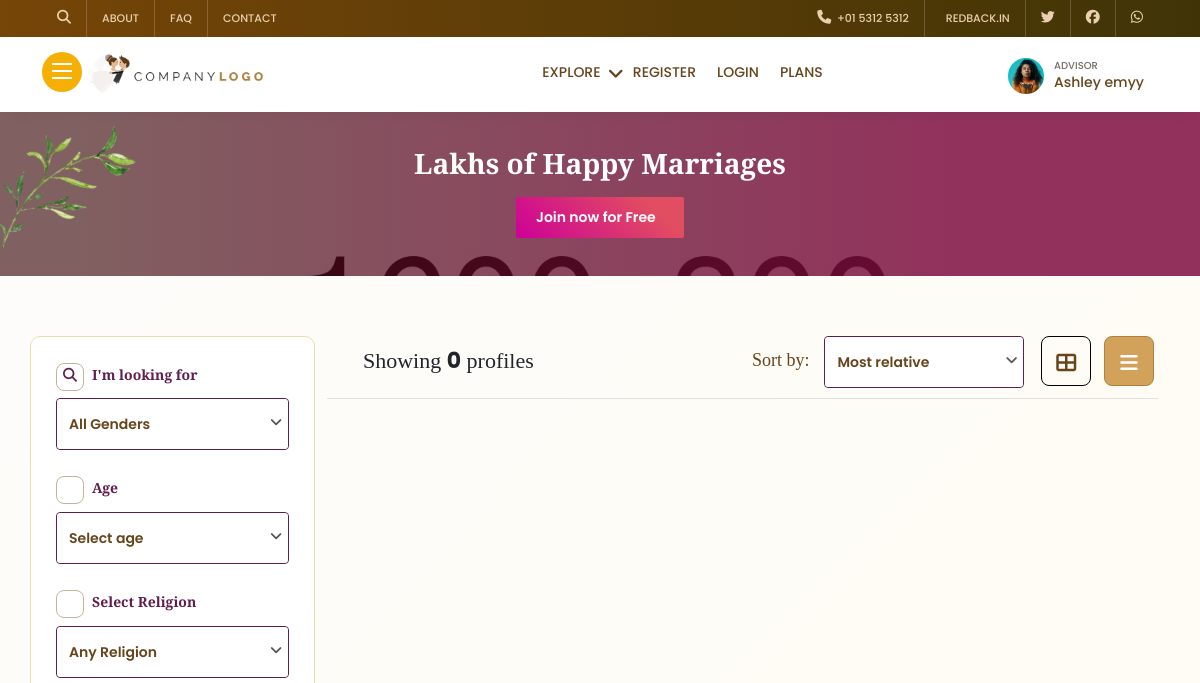
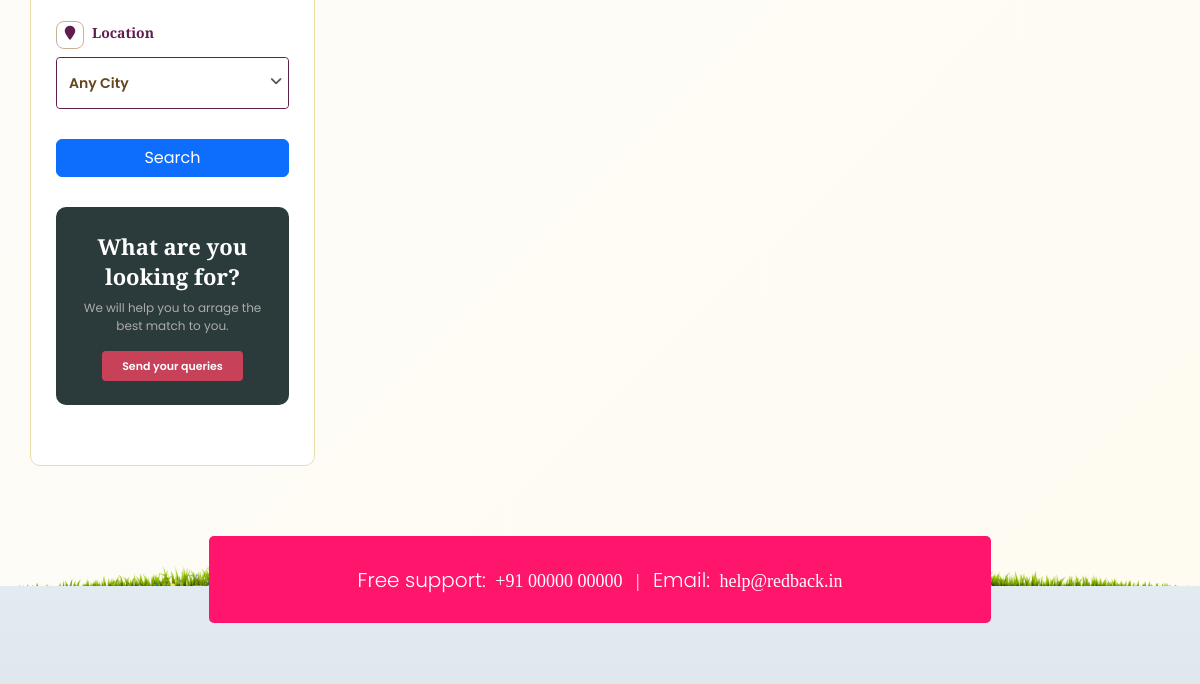
The app's page /allprofiles/ (upper part), older data (2 pictures, top to bottom).
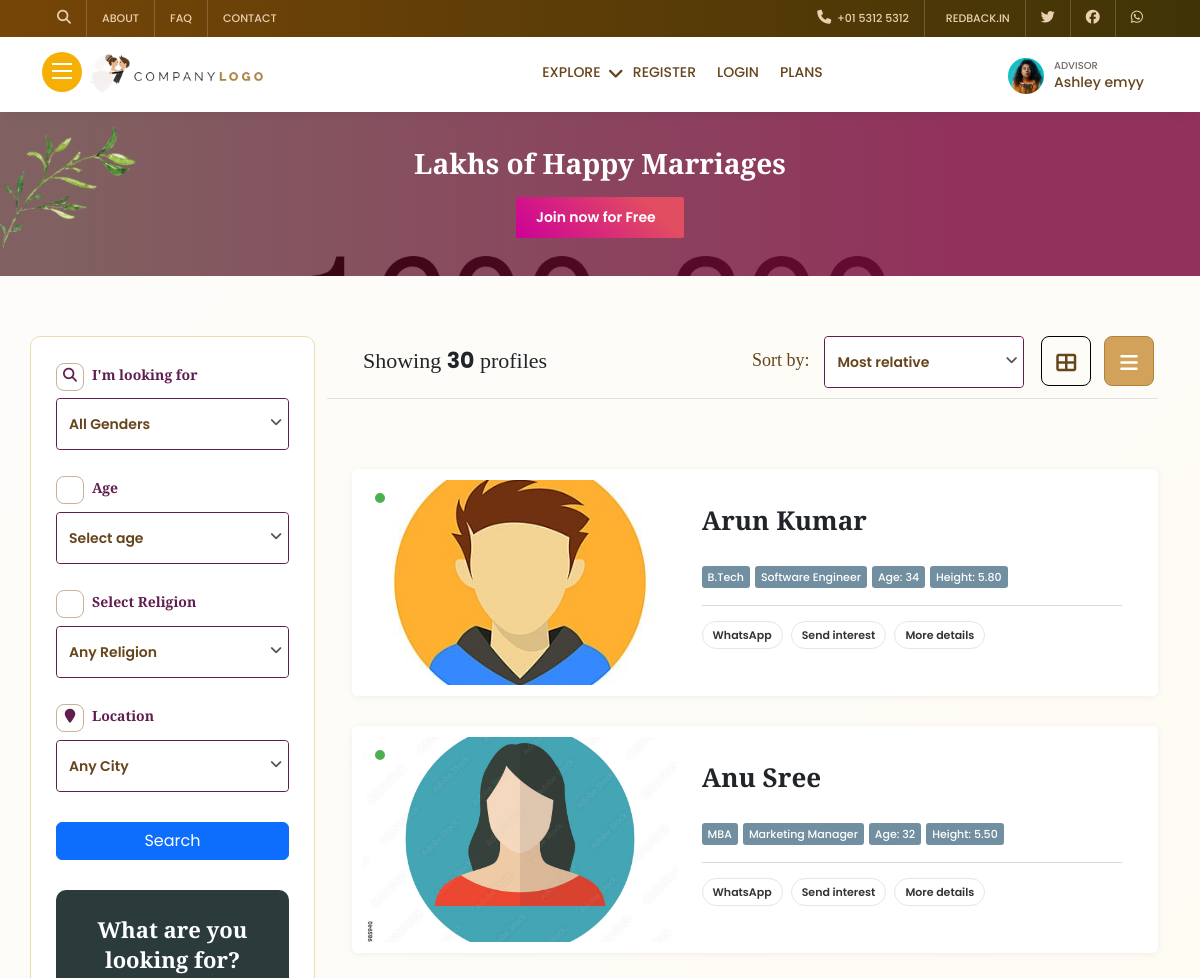
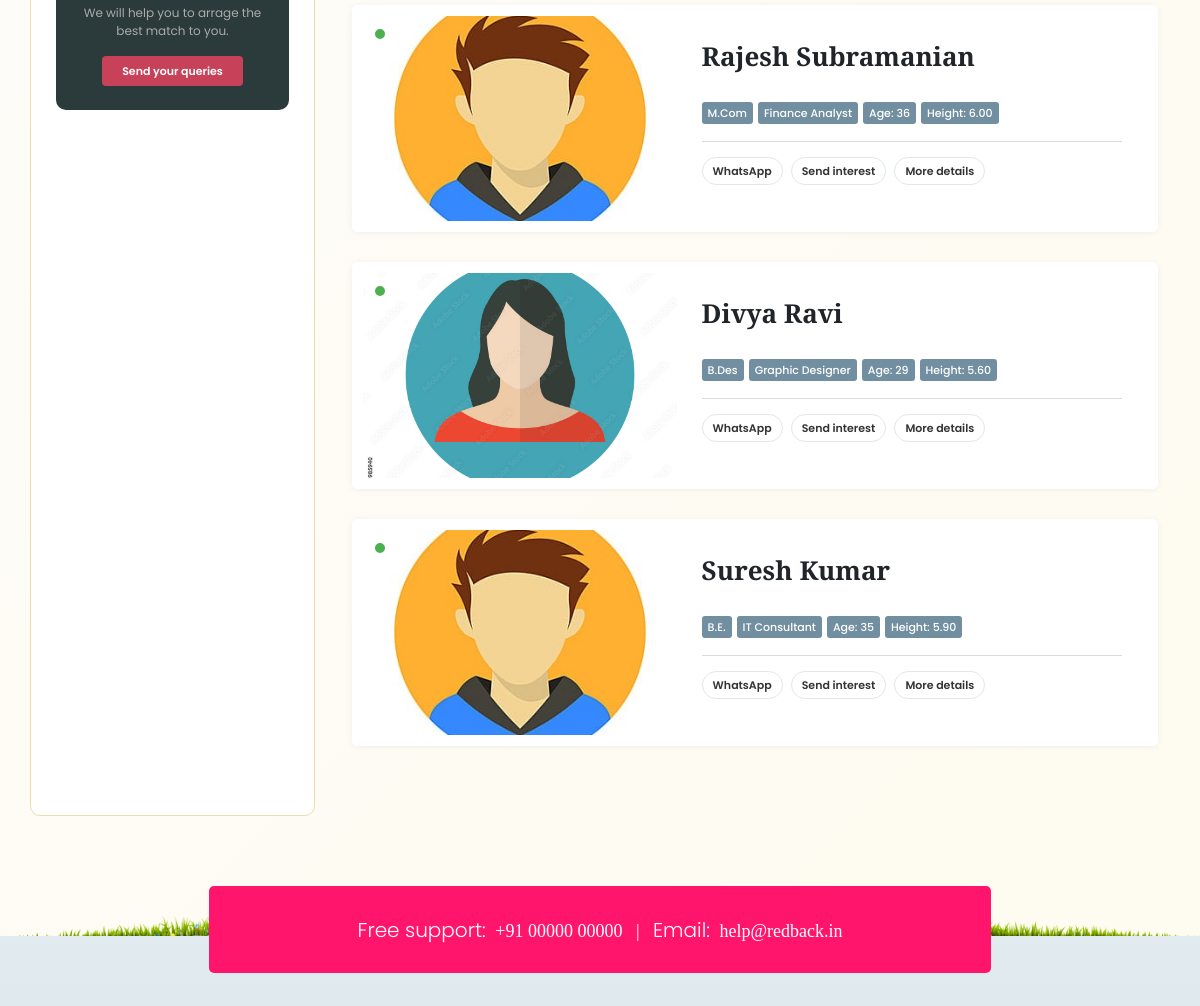
The same page, newer data (2 pictures, top to bottom).
### app/models.py (models this page shows, shortened)
class Biodata(models.Model):
    user = models.OneToOneField(User, on_delete=models.CASCADE)
    gender = models.CharField(choices=genderchoices,max_length=10)
    city = models.ForeignKey(City, on_delete=models.SET_NULL, null=True)
    date_of_birth = models.DateField()
    age = models.IntegerField()
    height = models.DecimalField(max_digits=5, decimal_places=2)  # Example: 5.9 for 5'9"
    weight = models.DecimalField(max_digits=5, decimal_places=2)  # Example: 70.5 for 70.5 kg
    father_name = models.CharField(max_length=150)
    mother_name = models.CharField(max_length=150)
    address = models.TextField()
    job_type = models.ForeignKey(JobType, on_delete=models.SET_NULL, null=True)
    company_name = models.CharField(max_length=150)
    salary = models.IntegerField()
    job_experience = models.DecimalField(max_digits=5, decimal_places=2)  # Example: 3.5 for 3.5 years
    degree = models.CharField(max_length=150)
    about = models.TextField(default='no details')
    school = models.CharField(max_length=150)
    college = models.CharField(max_length=150)
    whatsapp_link = models.URLField(max_length=200, blank=True, null=True)
    facebook_link = models.URLField(max_length=200, blank=True, null=True)
    instagram_link = models.URLField(max_length=200, blank=True, null=True)
    x_link = models.URLField(max_length=200, blank=True, null=True)  # X (formerly Twitter)
    youtube_link = models.URLField(max_length=200, blank=True, null=True)
    linkedin_link = models.URLField(max_length=200, blank=True, null=True)
    hobbies = models.ManyToManyField(Hobby)
    religion = models.ForeignKey(Religion, on_delete=models.SET_NULL, null=True)
    family_name = models.CharField(max_length=150)
    profession = models.CharField(max_length=150)
    position = models.CharField(max_length=150)
    image1 = models.ImageField(upload_to='images/profile', blank=True, null=True)
    image2 = models.ImageField(upload_to='images/profile', blank=True, null=True)
    image3 = models.ImageField(upload_to='images/profile', blank=True, null=True)
    image4 = models.ImageField(upload_to='images/profile', blank=True, null=True)

class User(AbstractBaseUser,PermissionsMixin):
    email = models.EmailField(max_length=255, unique=True)
    name = models.CharField(max_length=255)
    phone = models.CharField(max_length=15)
    is_active = models.BooleanField(default=True)
    is_admin = models.BooleanField(default=False)
    is_superuser=models.BooleanField(default=False)
    objects = UserManager()
    USERNAME_FIELD = 'email'
    REQUIRED_FIELDS = ['name', 'phone']

### app/views/biodataview.py (the view, shortened to what this page needs)
# urls.py: path('allprofiles/', biodataview.allprofiles, name='allprofiles'),
def allprofiles(request):
    profiles = Biodata.objects.all()
    cities = City.objects.all()
    religions = Religion.objects.all()
    context = {'cities':cities,'religions':religions}
    totalprofiles = profiles.count()
    paginator = Paginator(profiles, 5)  # 10 profiles per page
    page_number = request.GET.get('page')
    page_obj = paginator.get_page(page_number)
    return render(request, 'pages/allprofiles.html', {'profiles': page_obj, 'totalprofiles': totalprofiles,'cities':cities,'religions':religions})

### templates/pages/allprofiles.html (shortened to what this page needs)
{% extends 'base/base.html' %}
{% load static %}
{% block content %}
    <section>
        <div class="all-pro-head">
            <div class="container">
                <div class="row">
                    <h1>Lakhs of Happy Marriages</h1>
                    <a href="sign-up.html">Join now for Free </a>
                </div>
            </div>
        </div>
    </section>
    <section>
        <div class="all-weddpro all-jobs all-serexp chosenini">
            <div class="container">
                <div class="row">
                    <div class="col-md-3 fil-mob-view">
                        <form method="post" action="{% url 'search' %}">
                        <div class="filt-com lhs-cate">
                            <h4><i class="fa fa-search" aria-hidden="true"></i> I'm looking for</h4>
                            <div class="form-group">
                                <select class="chosen-select" name='gender'>
                                    <option value="all">All Genders</option>
                                </select>
                            </div>
                        </div>
                        <div class="filt-com lhs-cate">
                            <h4><i class="fa fa-clock-o" aria-hidden="true"></i>Age</h4>
                            <div class="form-group">
                                <select class="chosen-select" name='age'>
                                    <option value="">Select age</option>
                                </select>
                            </div>
                        </div>
                        <div class="filt-com lhs-cate">
                            <h4><i class="fa fa-bell-o" aria-hidden="true"></i>Select Religion</h4>
                            <div class="form-group">
                                <select class="chosen-select" name='religion'>
                                    <option value="all">Any Religion</option>
                                </select>
                            </div>
                        </div>
                        <div class="filt-com lhs-cate">
                            <h4><i class="fa fa-map-marker" aria-hidden="true"></i>Location</h4>
                            <div class="form-group">
                                <select class="chosen-select" name='city'>
                                    <option value="all">Any City</option>
                                </select>
                            </div>
                        </div>
                        <div class="filt-com">
                            <button class="btn btn-primary px-3" style="width: 100%;" type="submit">Search</button>
                        </div>
                    </form>
                        <div class="filt-com filt-send-query">
                            <div class="send-query">
                                <h5>What are you looking for?</h5>
                                <p>We will help you to arrage the best match to you.</p>
                                <a href="#!" data-toggle="modal" data-target="#expfrm">Send your queries</a>
                            </div>
                        </div>
                    </div>
                    <div class="col-md-9">
                        <div class="short-all">
                            <div class="short-lhs">
                                Showing <b>{{totalprofiles}}</b> profiles
                            </div>
                            <div class="short-rhs">
                                <ul>
                                    <li>
                                        Sort by:
                                    </li>
                                    <li>
                                        <div class="form-group">
                                            <select class="chosen-select">
                                                <option value="">Most relative</option>
                                            </select>
                                        </div>
                                    </li>
                                    <li>
                                        <div class="sort-grid sort-grid-1">
                                            <i class="fa fa-th-large" aria-hidden="true"></i>
                                        </div>
                                    </li>
                                    <li>
                                        <div class="sort-grid sort-grid-2 act">
                                            <i class="fa fa-bars" aria-hidden="true"></i>
                                        </div>
                                    </li>
                                </ul>
                            </div>
                        </div>
                        <div class="all-list-sh">
                            <ul>
                                {% include 'inc/allprofile/all1.html' %}
                            </ul>
                        </div>
                    </div>
                </div>
            </div>
        </div>
    </section>
{% endblock content %}

### templates/base/base.html (shortened to what this page needs)
{% load static %}
<!DOCTYPE html>
<html lang="en">
<head>
    <link rel="stylesheet" href="{% static 'css/bootstrap.css' %}">
    <link rel="stylesheet" href="{% static 'css/font-awesome.min.css' %}">
    <link rel="stylesheet" href="{% static 'css/animate.min.css' %}">
    <link rel="stylesheet" href="{% static 'css/style.css' %}">
    <link rel="stylesheet" href="https://cdnjs.cloudflare.com/ajax/libs/font-awesome/6.6.0/css/all.min.css" />
    <link href="https://cdnjs.cloudflare.com/ajax/libs/toastr.js/latest/toastr.min.css" rel="stylesheet" />
</head>
<body>
    {% include 'inc/home/headersection.html' %}
    {% block content %}
    {% endblock content %}
    {% include 'inc/home/footer.html' %}
</body>
</html>
</html>

### templates/inc/home/headersection.html (shortened to what this page needs)
    {% load static %}
    <div class="head-top">
        <div class="container">
            <div class="row">
                <div class="lhs">
                    <ul>
                        <li><a href="#!" class="ser-open"><i class="fa fa-search" aria-hidden="true"></i></a></li>
                        <li><a href="{% url 'about' %}">About</a></li>
                        <li><a href="{% url 'faq' %}">FAQ</a></li>
                        <li><a href="{% url 'contact' %}">Contact</a></li>
                    </ul>
                </div>
                <div class="rhs">
                    <ul>
                        <li><a href="tel:+9704462944"><i class="fa fa-phone" aria-hidden="true"></i> &nbsp;+01 5312
                                5312</a></li>
                        <li><a href="mailto:info@example.com">&nbsp; redback.in</a></li>
                        <li><a href="#!"><i class="fa-brands fa-twitter"></i></a></li>
                        <li><a href="#!"><i class="fa-brands fa-facebook"></i></a></li>
                        <li><a href="#!"><i class="fa-brands fa-whatsapp"></i></a></li>
                    </ul>
                </div>
            </div>
        </div>
    </div>
    <div class="hom-top">
        <div class="container">
            <div class="row">
                <div class="hom-nav">
                    <div class="logo">
                        <span class="menu desk-menu">
                            <i></i><i></i><i></i>
                        </span>
                        <a href="{% url 'home' %}" class="logo-brand"><img src="{% static 'images/logo-b.png' %}" alt="" loading="lazy"
                                class="ic-logo"></a>
                    </div>
                    <div class="bl">
                        <ul>
                            <li class="smenu-pare">
                                <span class="smenu">Explore</span>
                            </li>
                            {% if request.user.is_authenticated %}
                            <li class="smenu-pare">
                                <span class="smenu">Dashboard</span>
                                <div class="smenu-open smenu-single">
                                    <ul>
                                        <li><a href="{% url 'dashboard' %}">Dashboard</a></li>
                                        <li><a href="{% url 'dashboardprofile' %}">My profile</a></li>
                                        <li><a href="{% url 'biodata_update' %}">Edit full profile</a></li>
                                    </ul>
                                </div>
                            </li>
                            <li><a href="{% url 'logout' %}">Logout</a></li>
                            {% else %}
                            <li><a href="{% url 'register' %}">Register</a></li>
                            <li><a href="{% url 'login' %}">login</a></li>
                            {% endif %}
                            <li><a href="{% url 'plan' %}">Plans</a></li>
                        </ul>
                    </div>
                    <div class="al">
                        <div class="head-pro">
                            <img src="{% static 'images/og/emp1.jpg' %}" alt="" loading="lazy">
                            <b>Advisor</b><br>
                            <h4>Ashley emyy</h4>
                            <span class="fclick"></span>
                        </div>
                    </div>
                </div>
            </div>
        </div>
    </div>

### templates/inc/allprofile/all1.html (shortened to what this page needs)
{% load static %}
<div class="all-list-sh">
    <ul id="profile-list">
        {% for item in profiles %}
        <li>
            <div class="all-pro-box user-avil-onli" data-useravil="avilyes" data-aviltxt="Available online">
                <div class="pro-img">
                    <a href="{% url 'profile_detail' item.id %}">
                        {% if not item.image1 %}
                        {% if item.gender == 'Male' %}
                            <img src="{% static 'images/couples/maleavatar.jpg' %}" alt="male">
                        {% else %}
                            <img src="{% static 'images/couples/femaleavatar.jpg' %}" alt="female">
                        {% endif %}
                    {% else %}
                        <img src="{{ item.image1.url }}" alt="original">
                    {% endif %}
                    </a>
                    <div class="pro-ave" title="User currently available">
                        <span class="pro-ave-yes"></span>
                    </div>
                </div>
                <div class="pro-detail">
                    <h4><a href="{% url 'profile_detail' item.id %}">{{ item.user.name }}</a></h4>
                    <div class="pro-bio">
                        <span>{{ item.degree }}</span>
                        <span>{{ item.profession }}</span>
                        <span>Age: {{ item.age }}</span>
                        <span>Height: {{ item.height }}</span>
                    </div>
                    <div class="links">
                        <a href="#!">WhatsApp</a>
                        <a href="#!" class="cta cta-sendint" data-bs-toggle="modal" data-bs-target="#sendInter">Send interest</a>
                        <a href="profile-details.html">More details</a>
                    </div>
                </div>
                <span class="enq-sav" data-toggle="tooltip" title="Click to save this profile.">
                    <i class="fa fa-thumbs-o-up" aria-hidden="true"></i>
                </span>
            </div>
        </li>
        {% endfor %}
    </ul>
</div>

### templates/inc/home/footer.html (shortened to what this page needs)
    {% load static %}
    <section class="wed-hom-footer">
        <div class="container">
            <div class="row foot-supp">
                <h2><span>Free support:</span> +91 00000 00000 &nbsp;&nbsp;|&nbsp;&nbsp; <span>Email:</span>
                    help@redback.in</h2>
            </div>
            <div class="row wed-foot-link wed-foot-link-1">
            </div>
        </div>
    </section>

Row changes from the older to the newer data that the page shows:
added Biodata: user.name "Arun Kumar", degree "B.Tech", profession "Software Engineer", age "34", height "5.80"
added Biodata: user.name "Anu Sree", degree "MBA", profession "Marketing Manager", age "32", height "5.50"
added Biodata: user.name "Rajesh Subramanian", degree "M.Com", profession "Finance Analyst", age "36", height "6.00"
added Biodata: user.name "Divya Ravi", degree "B.Des", profession "Graphic Designer", age "29", height "5.60"
added Biodata: user.name "Suresh Kumar", degree "B.E.", profession "IT Consultant", age "35", height "5.90"
Text that changed along with them:
{{ totalprofiles }}: "0" → "30"
